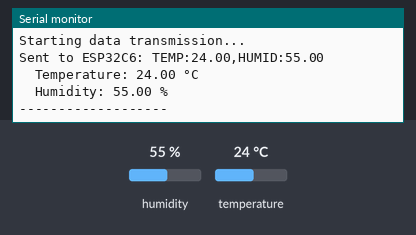
A sketch run on a simulated Arduino Nano, built with avr-gcc and run on an emulated ATmega328P. Parts: the last lines printed to the serial monitor. The inputs (shaded band) are chosen by the test bench; at power-on: humidity 55 %, temperature 24 °C.

Above: at 1.3 s.
1.4 s: humidity set to 22 %
At 2.9 s:
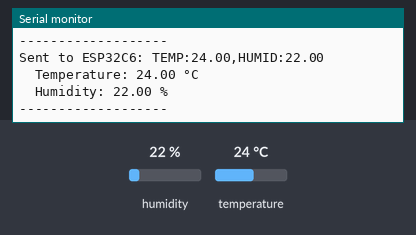
4.3 s: temperature set to 12 °C
At 5.1 s:
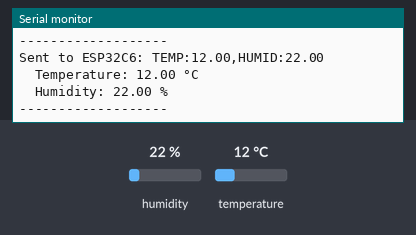
7.2 s: humidity set to 40 %
At 9.7 s:
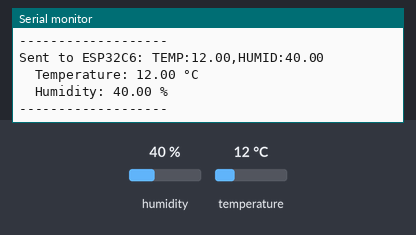
Timing chart, 0 to 11.2 s (numbered marks = the images above; inputs shaded):
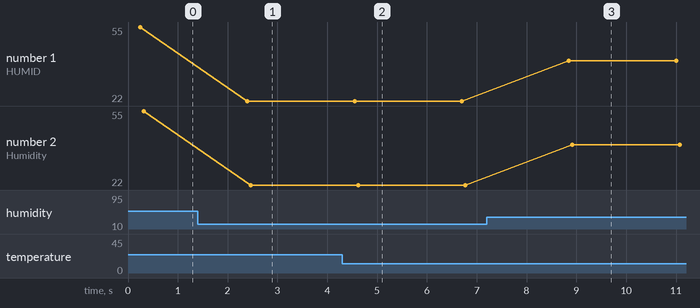

Measured:
- after the input at 1.4 s, the serial monitor: prints a new line after 1.0 s (image 1)
- after the input at 4.3 s, the serial monitor: prints a new line after 0.25 s (image 2)
- after the input at 7.2 s, the serial monitor: prints a new line after 1.7 s (image 3)
- plotted number 1: 55 → 22 after the input at 1.4 s, 22 → 40 after the input at 7.2 s
- plotted number 2: 55 → 22 after the input at 1.4 s, 22 → 40 after the input at 7.2 s

The sketch:

arduino.ino
```cpp
/**
 * Arduino Nano - AHT10 Sensor Reader (SoftwareSerial Version)
 *
 * Uses SoftwareSerial to avoid conflict with USB Serial (D0/D1)
 * Reads temperature and humidity from AHT10 sensor
 * and sends data to ESP32C6 via Software Serial pins D2/D3
 *
 * Hardware Connections:
 * AHT10:
 *   VCC -> 5V
 *   GND -> GND
 *   SDA -> A4
 *   SCL -> A5
 *
 * To ESP32C6 (via Level Shifter):
 *   D2 (SW TX) -> Level Shifter HV1 -> LV1 -> ESP32C6 RX (GPIO17)
 *   D3 (SW RX) -> Level Shifter HV2 -> LV2 -> ESP32C6 TX (GPIO16)
 *   5V -> Level Shifter HV
 *   GND -> Level Shifter GND (and ESP32C6 GND)
 *
 * IMPORTANT: D0/D1 are now FREE for USB communication!
 */

#include <Adafruit_AHTX0.h>
#include <SoftwareSerial.h>

// Software Serial pins for ESP32C6 communication
// D2 = TX (to ESP32C6 RX)
// D3 = RX (from ESP32C6 TX)
SoftwareSerial esp32Serial(3, 2); // RX, TX

Adafruit_AHTX0 aht;

void setup() {
  // Hardware Serial for USB debugging (can use Serial Monitor!)
  Serial.begin(9600);
  Serial.println("Arduino Nano - AHT10 to ESP32C6");
  Serial.println("=================================");

  // Software Serial for ESP32C6 communication
  esp32Serial.begin(9600);

  // Initialize AHT10 sensor
  Serial.print("Initializing AHT10 sensor... ");
  if (!aht.begin()) {
    Serial.println("FAILED!");
    // Send error to both USB and ESP32C6
    Serial.println("ERROR:AHT10_NOT_FOUND");
    while (1) {
      delay(1000);
    }
  }
  Serial.println("OK!");

  // Wait for sensor to stabilize
  delay(100);
  Serial.println("Starting data transmission...");
}

void loop() {
  // Read sensor data
  sensors_event_t humidity, temp;
  aht.getEvent(&humidity, &temp);

  // Format data string
  String dataString = "TEMP:";
  dataString += String(temp.temperature, 2);
  dataString += ",HUMID:";
  dataString += String(humidity.relative_humidity, 2);

  // Send to ESP32C6 via SoftwareSerial
  esp32Serial.println(dataString);

  // Also print to USB Serial Monitor for debugging
  Serial.print("Sent to ESP32C6: ");
  Serial.println(dataString);
  Serial.print("  Temperature: ");
  Serial.print(temp.temperature, 2);
  Serial.println(" °C");
  Serial.print("  Humidity: ");
  Serial.print(humidity.relative_humidity, 2);
  Serial.println(" %");
  Serial.println("-------------------");

  // Send data every 2 seconds
  delay(2000);
}
```
